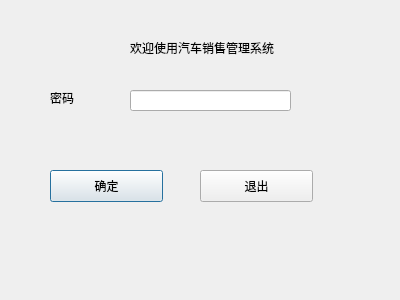
<?xml version="1.0" encoding="UTF-8"?>
<ui version="4.0">
 <class>LoginDialog</class>
 <widget class="QDialog" name="LoginDialog">
  <property name="geometry">
   <rect>
    <x>0</x>
    <y>0</y>
    <width>400</width>
    <height>300</height>
   </rect>
  </property>
  <property name="windowTitle">
   <string>Dialog</string>
  </property>
  <widget class="QLabel" name="label">
   <property name="geometry">
    <rect>
     <x>130</x>
     <y>40</y>
     <width>181</width>
     <height>16</height>
    </rect>
   </property>
   <property name="text">
    <string>欢迎使用汽车销售管理系统</string>
   </property>
  </widget>
  <widget class="QLabel" name="label_2">
   <property name="geometry">
    <rect>
     <x>50</x>
     <y>90</y>
     <width>60</width>
     <height>16</height>
    </rect>
   </property>
   <property name="text">
    <string>密码</string>
   </property>
  </widget>
  <widget class="QLineEdit" name="pwdLineEdit">
   <property name="geometry">
    <rect>
     <x>130</x>
     <y>90</y>
     <width>161</width>
     <height>21</height>
    </rect>
   </property>
   <property name="echoMode">
    <enum>QLineEdit::Password</enum>
   </property>
  </widget>
  <widget class="QPushButton" name="loginBtn">
   <property name="geometry">
    <rect>
     <x>50</x>
     <y>170</y>
     <width>113</width>
     <height>32</height>
    </rect>
   </property>
   <property name="text">
    <string>确定</string>
   </property>
  </widget>
  <widget class="QPushButton" name="quitBtn">
   <property name="geometry">
    <rect>
     <x>200</x>
     <y>170</y>
     <width>113</width>
     <height>32</height>
    </rect>
   </property>
   <property name="text">
    <string>退出</string>
   </property>
  </widget>
 </widget>
 <resources/>
 <connections/>
</ui>
